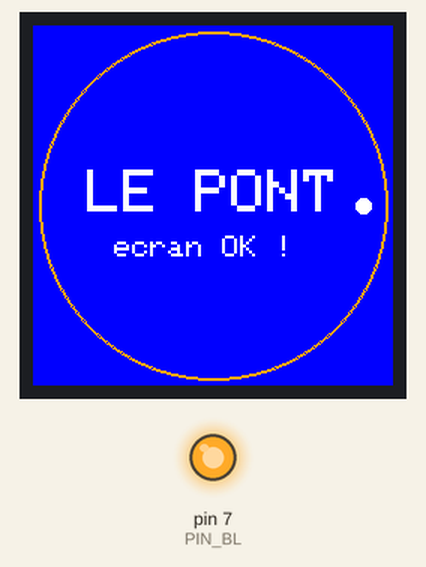
Recording of a sketch running on a simulated Arduino Uno, built with avr-gcc and run on an emulated ATmega328P. On the bench: 240×240 colour display, output pins drawn as LEDs (lit = HIGH). What the sketch prints to the serial monitor is not drawn.

Above: at 0.67 s.
At 5.55 s:
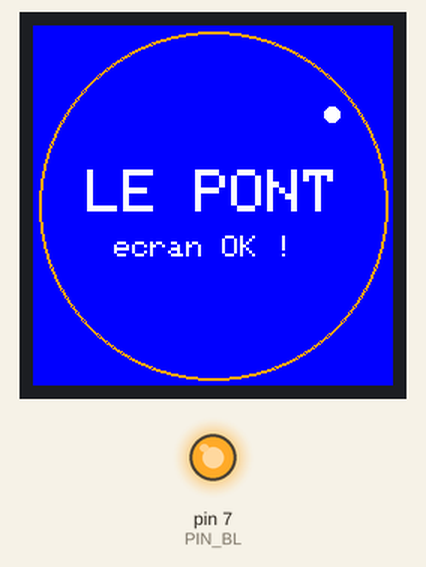
At 10.43 s:
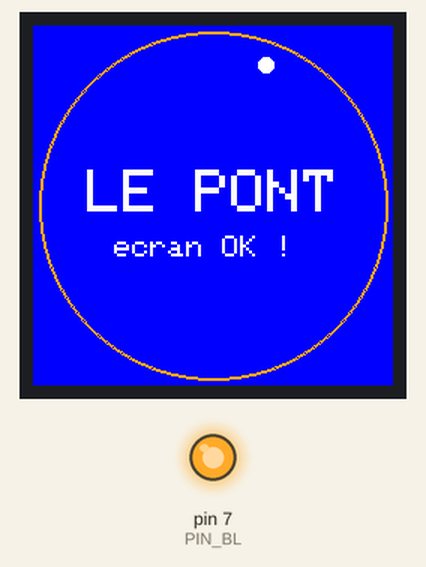
At 20.2 s:
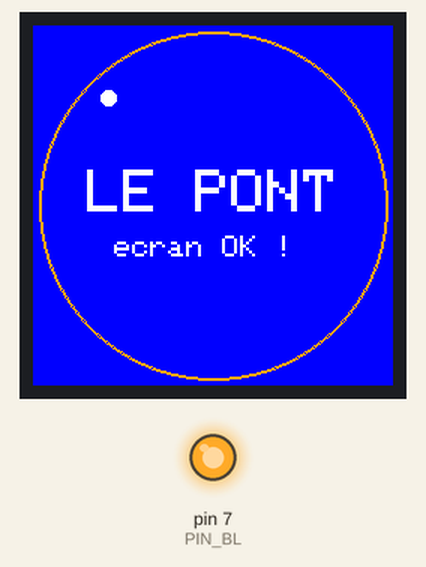
At 29.97 s:
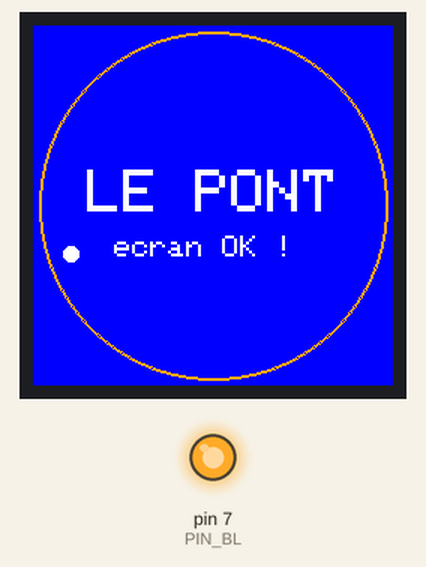
At 39.73 s:
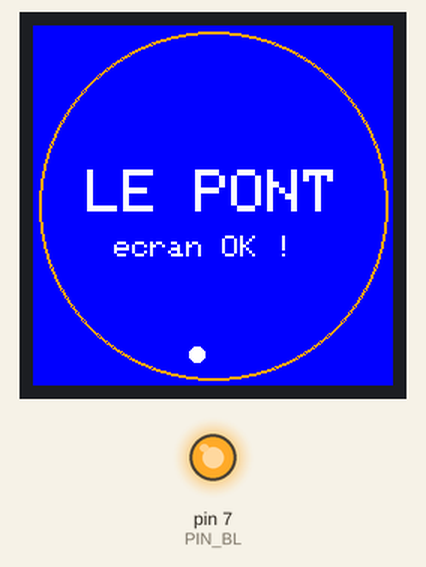

The sketch:

Test_Ecran.ino
```cpp
/*
  TEST ÉCRAN — Le Pont · Cầu (Tutoriel 2, étape 3)
  Vérifie le câblage de l'écran rond GC9A01 avant de charger le jeu.
  Attendu : fond bleu, un anneau orange, le texte « LE PONT » et un point qui
  tourne. Si l'écran reste blanc ou noir, voir le dépannage du Tutoriel 2.

  Mêmes broches que config.h du jeu :
    VCC -> 3V3   GND -> GND   SCL -> 12   SDA -> 11   RES -> 8   DC -> 9   CS -> 10   BLK -> 7 (ou 3V3)
  Bibliothèque : GFX Library for Arduino (Moon On Our Nation)
*/
#include <Arduino_GFX_Library.h>

#define PIN_SCK  12
#define PIN_MOSI 11
#define PIN_CS   10
#define PIN_DC    9
#define PIN_RST   8
#define PIN_BL    7     // -1 si BLK est câblé sur 3V3

Arduino_DataBus* bus = new Arduino_ESP32SPI(PIN_DC, PIN_CS, PIN_SCK, PIN_MOSI, GFX_NOT_DEFINED);
Arduino_GFX* gfx = new Arduino_GC9A01(bus, PIN_RST, 0 /*rotation*/, true /*IPS*/);

void setup() {
  Serial.begin(115200);
  delay(300);
  Serial.println("[test ecran] demarrage");
  if (PIN_BL >= 0) { pinMode(PIN_BL, OUTPUT); digitalWrite(PIN_BL, HIGH); }

  if (!gfx->begin()) { Serial.println("[test ecran] gfx->begin() a echoue : verifier SCL/SDA/CS/DC/RES"); }
  gfx->fillScreen(RGB565_BLUE);
  gfx->drawCircle(120, 120, 116, RGB565_ORANGE);
  gfx->drawCircle(120, 120, 115, RGB565_ORANGE);
  gfx->setTextColor(RGB565_WHITE);
  gfx->setTextSize(4);
  gfx->setCursor(120 - 7 * 6 * 4 / 2, 96);     // « LE PONT » = 7 caracteres de 6 px, taille 4
  gfx->print("LE PONT");
  gfx->setTextSize(2);
  gfx->setCursor(120 - 11 * 6 * 2 / 2, 140);   // « ecran OK ! » = 11 caracteres
  gfx->print("ecran OK !");
  Serial.println("[test ecran] si vous lisez LE PONT sur fond bleu, le cablage est bon");
}

void loop() {
  // Un point qui tourne sur l'anneau : prouve que l'ecran se rafraichit
  static float a = 0;
  static int px = -1, py = -1;
  if (px >= 0) gfx->fillCircle(px, py, 5, RGB565_BLUE);
  px = 120 + 100 * cosf(a); py = 120 + 100 * sinf(a);
  gfx->fillCircle(px, py, 5, RGB565_WHITE);
  a += 0.08f;
  delay(30);
}
```
